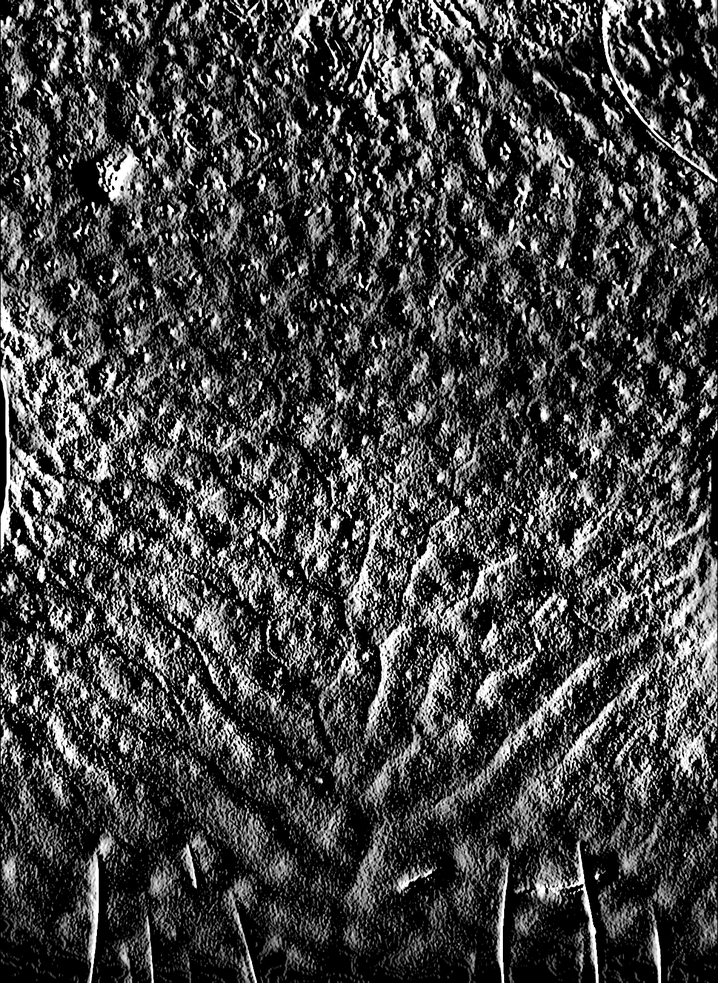
#> input picture intermediary/proc2_sobel_contrast.png, 718 x 983 px, shrunk from 1185 x 1623 before the run, found by its file name
$ python gray_levels.py   (older library calls are emulated)
#> lines starting #> are read from the running program, lines starting #| are printed output that depends on the picture
import cv2
import numpy as np

# Load the input image
input_image = cv2.imread("intermediary\\proc2_sobel_contrast.png")
#> input_image is the input picture: shape (983, 718, 3); min 0, max 255, mean 65.7

# Convert the input image to grayscale
gray_image = cv2.cvtColor(input_image, cv2.COLOR_BGR2GRAY)

# Normalize the grayscale image to have 5 levels of gray
levels = 20
gray_levels = (levels - 1) * np.divide(gray_image, 255/(levels - 1)).astype(np.uint8)
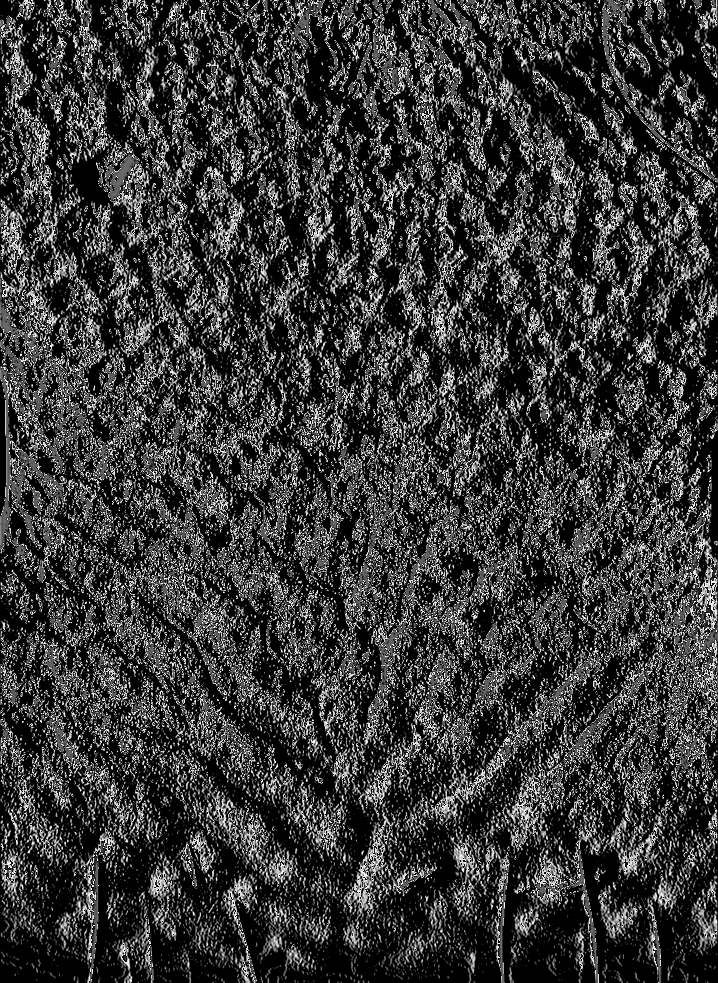
#> gray_levels: shape (983, 718); min 0, max 247, mean 56.1

# Scale the gray levels image to the full 8-bit range [0, 255]
gray_levels_scaled = cv2.normalize(gray_levels, None, alpha=0, beta=255, norm_type=cv2.NORM_MINMAX, dtype=cv2.CV_8UC1)

# Save the gray levels image
cv2.imwrite("intermediary\\proc2_sobel_contrast_gray_levels4.png", gray_levels)

$ run again, with intermediary/sobel_otsu_reversed.png copied over intermediary/proc2_sobel_contrast.png
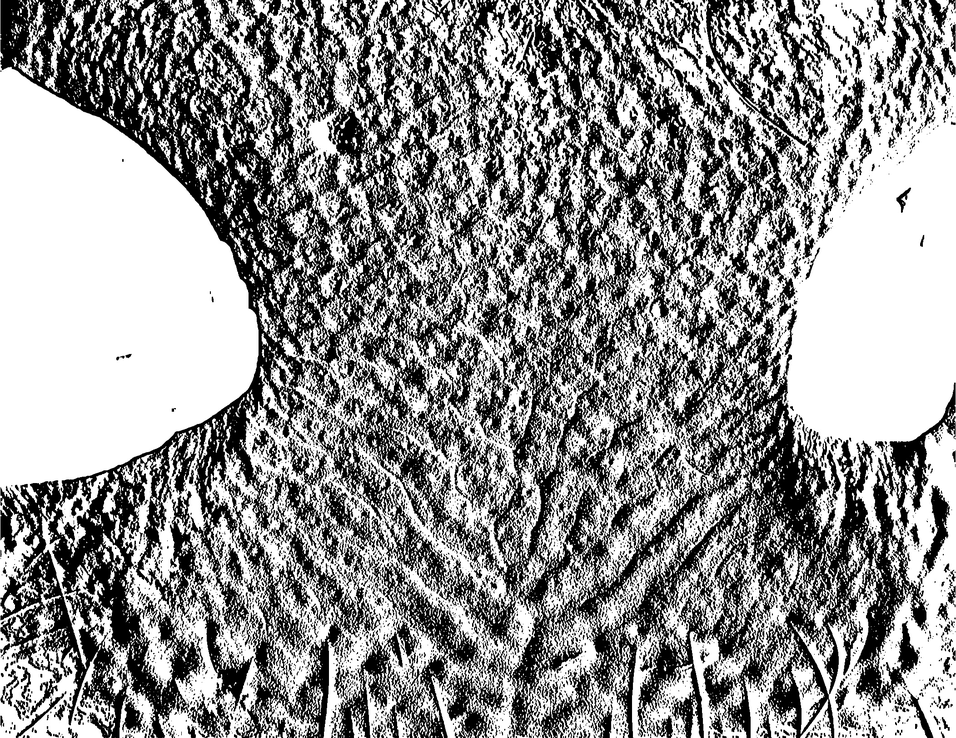
#> input picture intermediary/sobel_otsu_reversed.png, 956 x 738 px, shrunk from 2104 x 1624 before the run, found by its file name
#> input_image is the input picture: shape (738, 956, 3); min 0, max 255, mean 147.8
#> `gray_levels = (levels - 1) * np.divide(gray_image, 255/(levels - 1)).a..`:
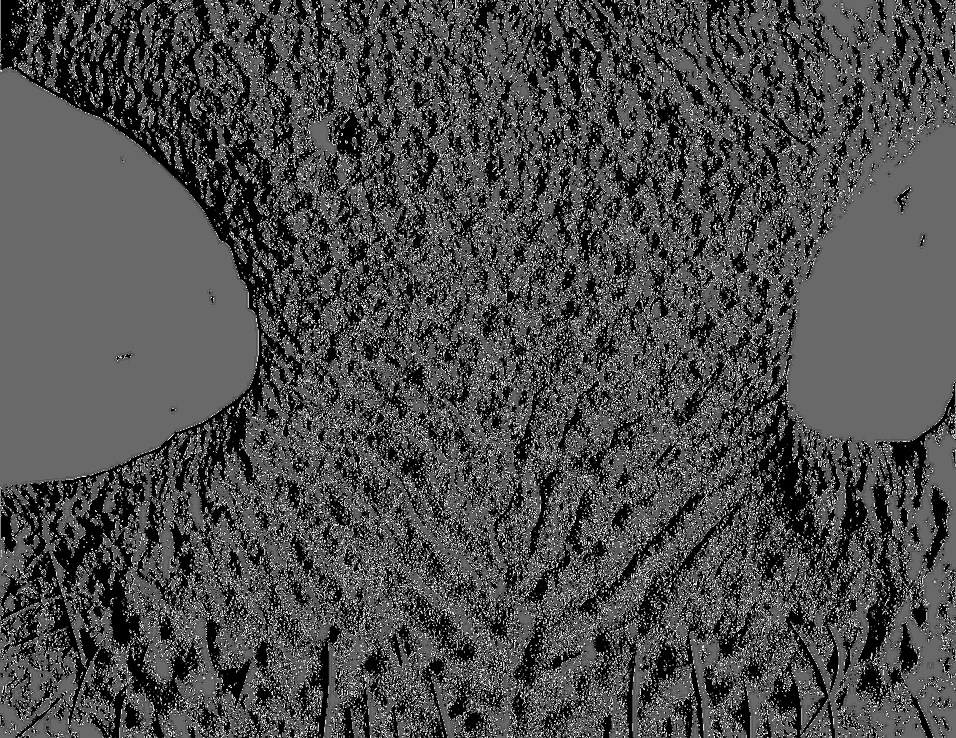
#> gray_levels: shape (738, 956); min 0, max 247, mean 76.3

$ run again, with intermediary/cattle_0600_DSCF3919_contrast_aligned.jpg saved as intermediary/proc2_sobel_contrast.png
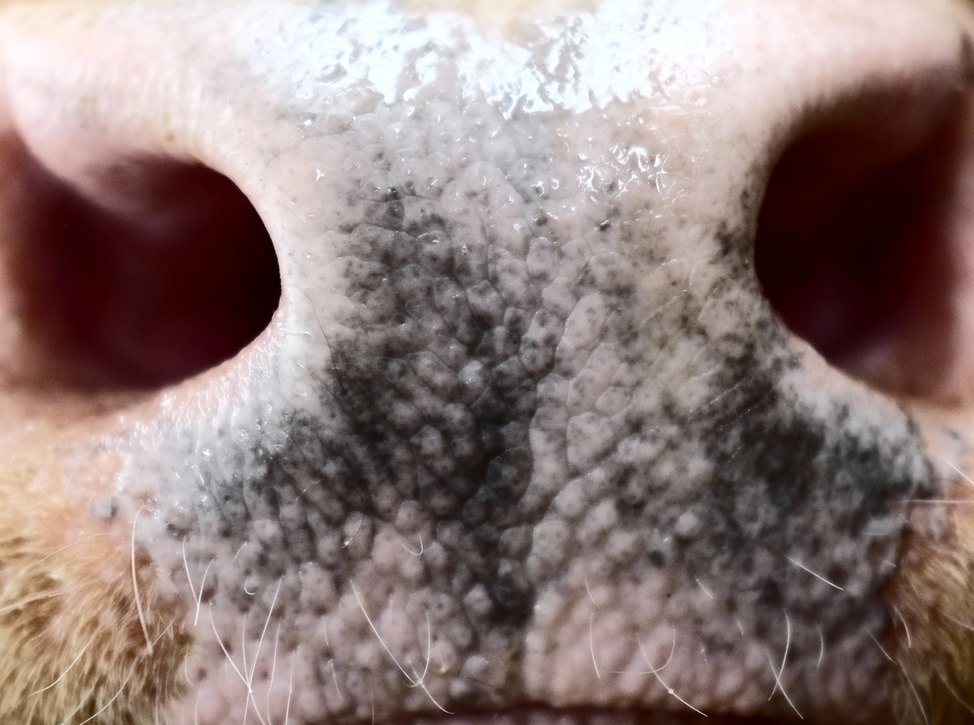
#> input picture intermediary/cattle_0600_DSCF3919_contrast_aligned.jpg, 974 x 725 px, shrunk from 2160 x 1608 before the run, found by its file name
#> input_image is the input picture: shape (725, 974, 3); mean B, G, R 120.8, 123.5, 141.7
#> `gray_image = cv2.cvtColor(input_image, cv2.COLOR_BGR2GRAY)`:
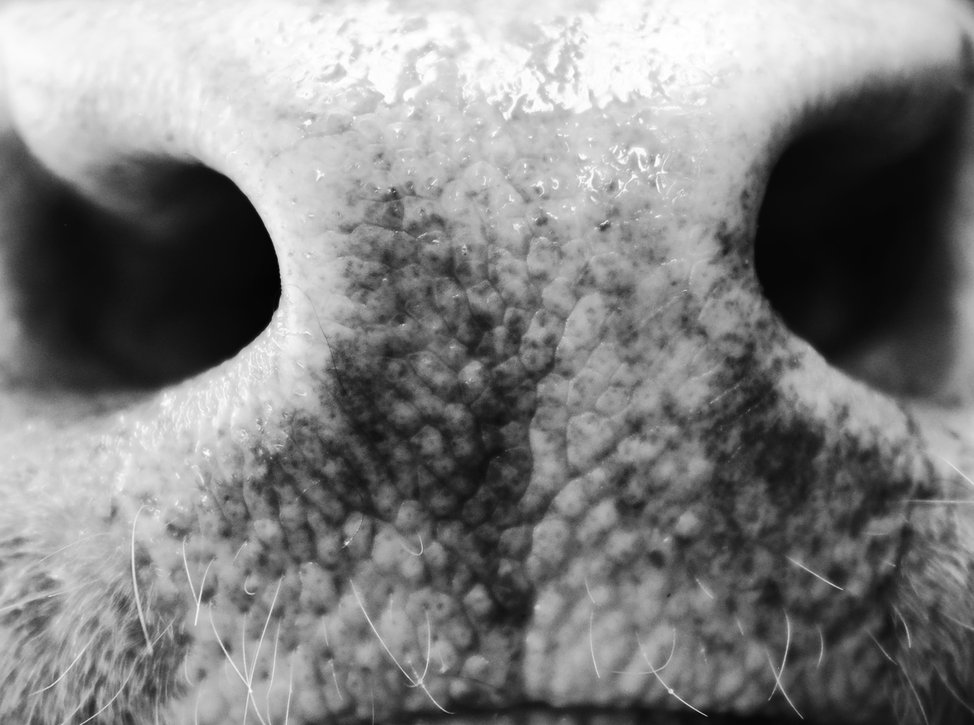
#> gray_image: shape (725, 974); min 4, max 255, mean 128.7
#> `gray_levels = (levels - 1) * np.divide(gray_image, 255/(levels - 1)).a..`:
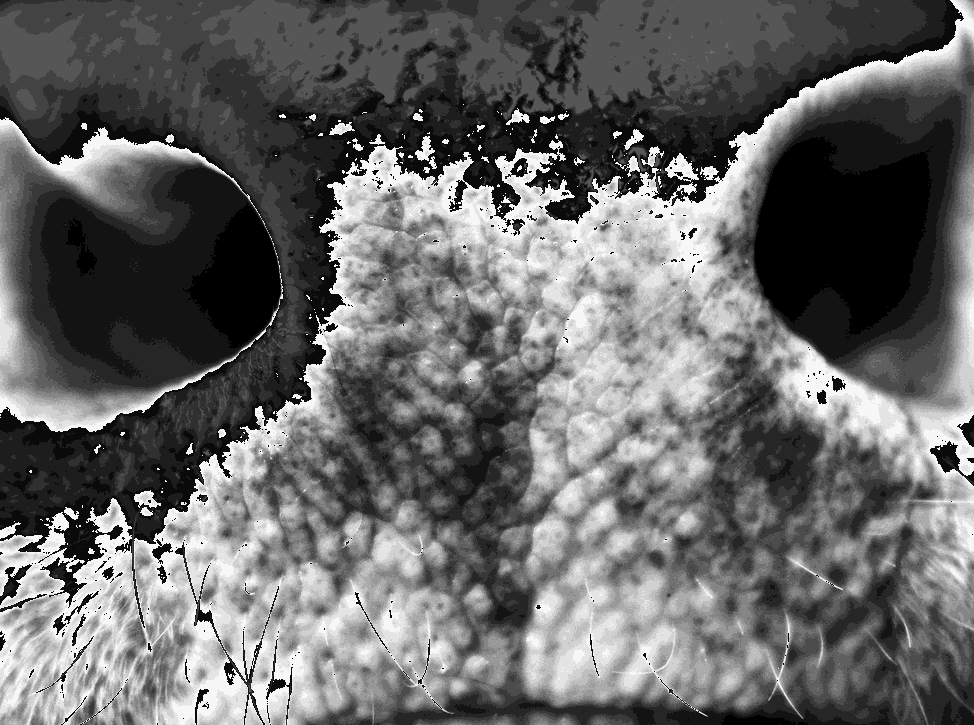
#> gray_levels: shape (725, 974); min 0, max 247, mean 103.9
